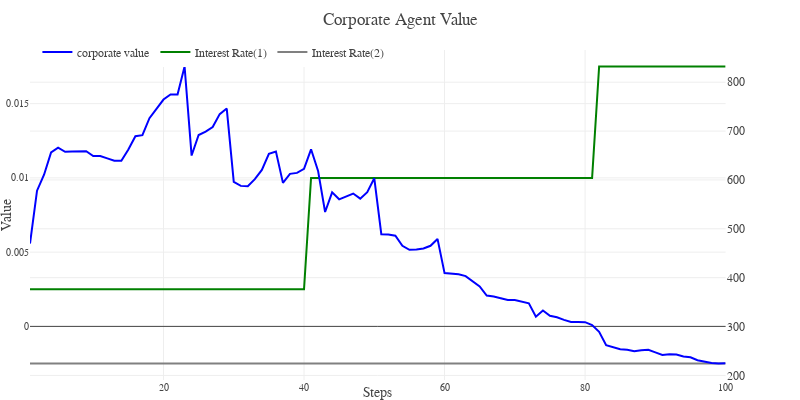

Notebook code for this chart:
### Code cell
def moving_average(a, n=3):
    ret = np.cumsum(a, dtype=float)
    ret[n:] = ret[n:] - ret[:-n]
    return ret[n - 1:] / n

def corporate_value_and_interest_rate_plot(model, model_results, steps):

    steps_data = model_results['Step'].values
    corporate_value = [model.corporate_details.by_step(i)['Firm Value'].mean() for i in range(steps)]
    interest_rate_1_data, interest_rate_2_data = zip(*model_results['interest_rate'].values)


    fig = make_subplots(rows=1, cols=1, specs=[[{"secondary_y": True}]])

    temp = dict(layout=go.Layout(font=dict(family="Franklin Gothic", size = 12)))
    interest_rate_1 = go.Scatter(x = steps_data, y = interest_rate_1_data, name = 'Interest Rate(1)', line = dict(color = 'green'))
    interest_rate_2 = go.Scatter(x = steps_data, y = interest_rate_2_data, name = 'Interest Rate(2)', line = dict(color = 'grey'))
    corporate_value_line = go.Scatter(x = steps_data, y = corporate_value, name = 'corporate value', line = dict(color = 'blue'))

    fig.add_trace(corporate_value_line, row = 1, col =1, secondary_y='True')
    fig.add_trace(interest_rate_1, row = 1, col = 1)
    fig.add_trace(interest_rate_2, row = 1, col = 1)


    fig.update_layout(template = temp,
                      title = "Corporate Agent Value",
                      hovermode = 'closest',
                      margin = dict(l = 30, r = 30, t = 50, b = 20),
                      height = 400, 
                      width = 800, 
                      showlegend = True,
                      xaxis = dict(title = 'Steps', tickfont = dict(size=10)),
                      yaxis = dict(title = 'Value', side="left", tickfont = dict(size=10)),
                      legend = dict(yanchor = "bottom", y = 0.95, xanchor = "left", x = 0.01,  orientation="h"))

    return fig 



corporate_value_and_interest_rate_plot(model, model_results, steps)

### Figure 1 — Plotly figure (JSON) as saved in the notebook; plotly's stock layout.template omitted (floating-point values rounded to 4 significant figures)
{"data": [{"line": {"color": "blue"}, "name": "corporate value", "type": "scatter", "x": [1, 2, 3, 4, 5, 6, 7, 8, 9, 10, 11, 12, 13, 14, 15, 16, 17, 18, 19, 20, 21, 22, 23, 24, 25, 26, 27, 28, 29, 30, 31, 32, 33, 34, 35, 36, 37, 38, 39, 40, 41, 42, 43, 44, 45, 46, 47, 48, 49, 50, 51, 52, 53, 54, 55, 56, 57, 58, 59, 60, 61, 62, 63, 64, 65, 66, 67, 68, 69, 70, 71, 72, 73, 74, 75, 76, 77, 78, 79, 80, 81, 82, 83, 84, 85, 86, 87, 88, 89, 90, 91, 92, 93, 94, 95, 96, 97, 98, 99, 100], "xaxis": "x", "y": [469.9, 578.0, 610.6, 656.4, 666.1, 657.6, 658.1, 658.4, 658.7, 649.0, 649.1, 644.2, 639.2, 639.2, 662.2, 689.5, 691.7, 726.5, 745.6, 764.5, 774.8, 774.7, 832.1, 649.9, 691.9, 698.8, 708.2, 734.7, 746.1, 596.0, 587.8, 587.3, 601.6, 620.6, 653.4, 658.2, 594.0, 612.4, 614.4, 622.7, 662.7, 618.6, 534.4, 574.6, 560.3, 566.8, 572.1, 561.7, 574.8, 603.4, 488.9, 488.4, 485.8, 465.3, 457.1, 457.7, 459.6, 465.3, 479.3, 409.4, 408.4, 406.8, 403.2, 393.5, 382.2, 363.4, 361.6, 357.9, 354.2, 354.4, 351.1, 347.6, 320.1, 332.9, 322.0, 318.9, 313.7, 309.2, 309.2, 309.0, 303.0, 289.2, 262.0, 258.3, 253.7, 252.4, 249.4, 251.7, 252.3, 247.3, 241.9, 243.5, 242.6, 238.8, 237.0, 231.0, 228.3, 225.6, 224.4, 224.7], "yaxis": "y2"}, {"line": {"color": "green"}, "name": "Interest Rate(1)", "type": "scatter", "x": [1, 2, 3, 4, 5, 6, 7, 8, 9, 10, 11, 12, 13, 14, 15, 16, 17, 18, 19, 20, 21, 22, 23, 24, 25, 26, 27, 28, 29, 30, 31, 32, 33, 34, 35, 36, 37, 38, 39, 40, 41, 42, 43, 44, 45, 46, 47, 48, 49, 50, 51, 52, 53, 54, 55, 56, 57, 58, 59, 60, 61, 62, 63, 64, 65, 66, 67, 68, 69, 70, 71, 72, 73, 74, 75, 76, 77, 78, 79, 80, 81, 82, 83, 84, 85, 86, 87, 88, 89, 90, 91, 92, 93, 94, 95, 96, 97, 98, 99, 100], "xaxis": "x", "y": [0.0025, 0.0025, 0.0025, 0.0025, 0.0025, 0.0025, 0.0025, 0.0025, 0.0025, 0.0025, 0.0025, 0.0025, 0.0025, 0.0025, 0.0025, 0.0025, 0.0025, 0.0025, 0.0025, 0.0025, 0.0025, 0.0025, 0.0025, 0.0025, 0.0025, 0.0025, 0.0025, 0.0025, 0.0025, 0.0025, 0.0025, 0.0025, 0.0025, 0.0025, 0.0025, 0.0025, 0.0025, 0.0025, 0.0025, 0.0025, 0.01, 0.01, 0.01, 0.01, 0.01, 0.01, 0.01, 0.01, 0.01, 0.01, 0.01, 0.01, 0.01, 0.01, 0.01, 0.01, 0.01, 0.01, 0.01, 0.01, 0.01, 0.01, 0.01, 0.01, 0.01, 0.01, 0.01, 0.01, 0.01, 0.01, 0.01, 0.01, 0.01, 0.01, 0.01, 0.01, 0.01, 0.01, 0.01, 0.01, 0.01, 0.0175, 0.0175, 0.0175, 0.0175, 0.0175, 0.0175, 0.0175, 0.0175, 0.0175, 0.0175, 0.0175, 0.0175, 0.0175, 0.0175, 0.0175, 0.0175, 0.0175, 0.0175, 0.0175], "yaxis": "y"}, {"line": {"color": "grey"}, "name": "Interest Rate(2)", "type": "scatter", "x": [1, 2, 3, 4, 5, 6, 7, 8, 9, 10, 11, 12, 13, 14, 15, 16, 17, 18, 19, 20, 21, 22, 23, 24, 25, 26, 27, 28, 29, 30, 31, 32, 33, 34, 35, 36, 37, 38, 39, 40, 41, 42, 43, 44, 45, 46, 47, 48, 49, 50, 51, 52, 53, 54, 55, 56, 57, 58, 59, 60, 61, 62, 63, 64, 65, 66, 67, 68, 69, 70, 71, 72, 73, 74, 75, 76, 77, 78, 79, 80, 81, 82, 83, 84, 85, 86, 87, 88, 89, 90, 91, 92, 93, 94, 95, 96, 97, 98, 99, 100], "xaxis": "x", "y": [-0.0025, -0.0025, -0.0025, -0.0025, -0.0025, -0.0025, -0.0025, -0.0025, -0.0025, -0.0025, -0.0025, -0.0025, -0.0025, -0.0025, -0.0025, -0.0025, -0.0025, -0.0025, -0.0025, -0.0025, -0.0025, -0.0025, -0.0025, -0.0025, -0.0025, -0.0025, -0.0025, -0.0025, -0.0025, -0.0025, -0.0025, -0.0025, -0.0025, -0.0025, -0.0025, -0.0025, -0.0025, -0.0025, -0.0025, -0.0025, -0.0025, -0.0025, -0.0025, -0.0025, -0.0025, -0.0025, -0.0025, -0.0025, -0.0025, -0.0025, -0.0025, -0.0025, -0.0025, -0.0025, -0.0025, -0.0025, -0.0025, -0.0025, -0.0025, -0.0025, -0.0025, -0.0025, -0.0025, -0.0025, -0.0025, -0.0025, -0.0025, -0.0025, -0.0025, -0.0025, -0.0025, -0.0025, -0.0025, -0.0025, -0.0025, -0.0025, -0.0025, -0.0025, -0.0025, -0.0025, -0.0025, -0.0025, -0.0025, -0.0025, -0.0025, -0.0025, -0.0025, -0.0025, -0.0025, -0.0025, -0.0025, -0.0025, -0.0025, -0.0025, -0.0025, -0.0025, -0.0025, -0.0025, -0.0025, -0.0025], "yaxis": "y"}], "layout": {"height": 400, "hovermode": "closest", "legend": {"orientation": "h", "x": 0.01, "xanchor": "left", "y": 0.95, "yanchor": "bottom"}, "margin": {"b": 20, "l": 30, "r": 30, "t": 50}, "showlegend": true, "title": {"text": "Corporate Agent Value"}, "width": 800, "xaxis": {"anchor": "y", "domain": [0, 0.94], "tickfont": {"size": 10}, "title": {"text": "Steps"}}, "yaxis": {"anchor": "x", "domain": [0, 1], "side": "left", "tickfont": {"size": 10}, "title": {"text": "Value"}}, "yaxis2": {"anchor": "x", "overlaying": "y", "side": "right"}}}
